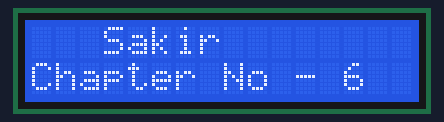
Bench run of a sketch on a simulated Arduino Uno, built with avr-gcc and run on an emulated ATmega328P. Parts: 16×2 character LCD.

Above: at 0.1 s.
At 2.1 s:
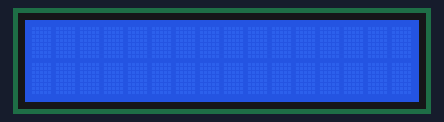

The sketch:

lecd1.ino
```cpp
#include<LiquidCrystal.h>
int i=6;
LiquidCrystal lcd(5,6,7,8,9,10);
void setup()
{
  lcd.begin(16,2);
}
void loop()
{
  lcd.setCursor(3,0);
  lcd.print("Sakir");
  lcd.setCursor(0,1);
  lcd.print("Chapter No - ");
  lcd.print(i);
  delay(2000);
  lcd.clear();
  delay(1000);
}
```

Measured:
- what the display in image 1 shows lasts 1.0 s, from 2.1 s to 3.1 s
